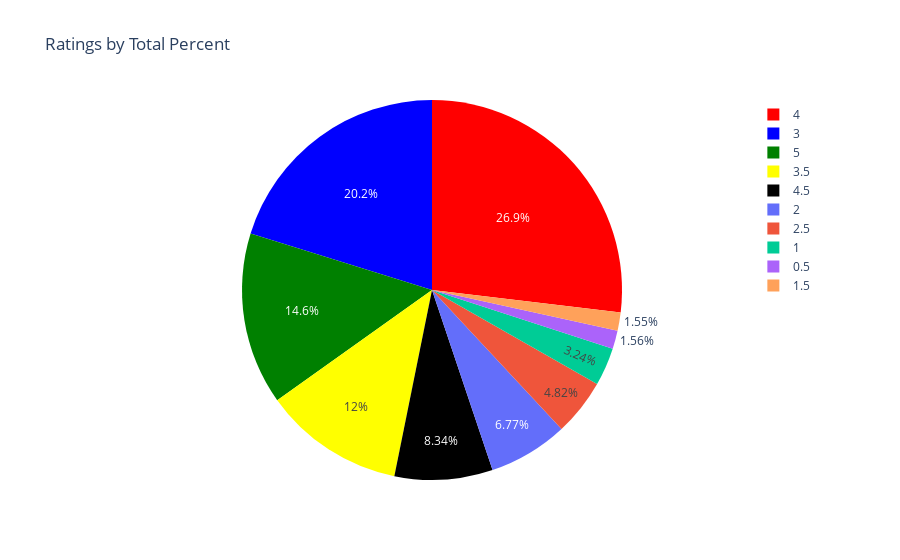

Source (notebook cell):
### Markdown cell above
And for a better visualization, let's represent by a pie chart with the percent representation.

### Code cell
values = ratings.rating.value_counts()
labels = values.index
colors = ['red', 'blue', 'green', 'yellow', 'black']
trace = go.Pie(labels=labels, 
               values=values,
                marker=dict(colors=colors) 
              )
layout = go.Layout(title='Ratings by Total Percent')
fig = go.Figure(data=trace, layout=layout)
iplot(fig)

### Figure 1 — Plotly figure (JSON) as saved in the notebook; plotly's stock layout.template omitted (floating-point values rounded to 4 significant figures)
{"data": [{"labels": [4.0, 3.0, 5.0, 3.5, 4.5, 2.0, 2.5, 1.0, 0.5, 1.5], "marker": {"colors": ["red", "blue", "green", "yellow", "black"]}, "type": "pie", "values": [6998802, 5256722, 3812499, 3116213, 2170441, 1762440, 1255358, 843310, 404897, 403607]}], "layout": {"title": {"text": "Ratings by Total Percent"}}}
